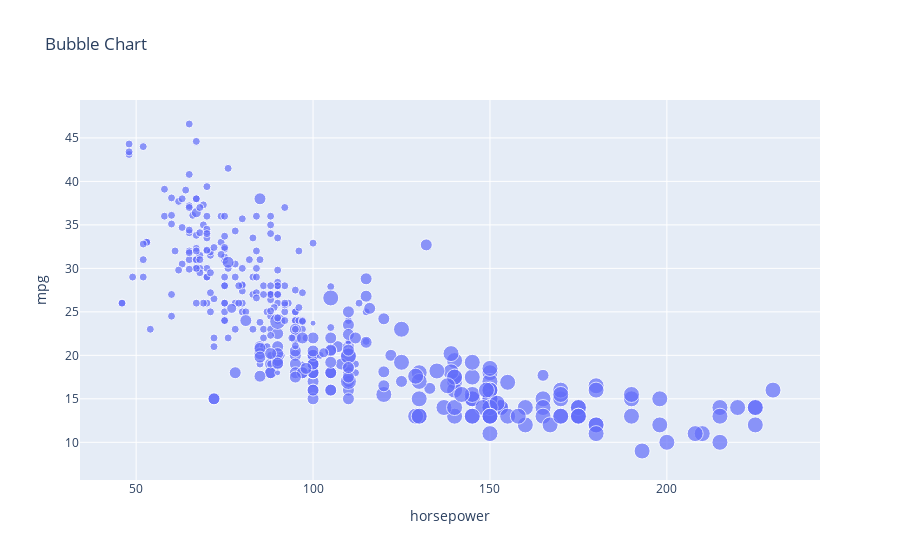

Notebook source saved alongside this figure:
### Code cell
#Bubble chart to show each car's (name) horsepower, mpg, no of cylinders. 

data = [go.Scatter(x = df['horsepower'], 
                   y = df['mpg'], 
                   text = df['name'], 
                   mode = 'markers', 
                   marker = dict(size = 2*df['cylinders']))]

layout = go.Layout(title = 'Bubble Chart', 
                  xaxis = dict(title = 'horsepower'), 
                  yaxis = dict(title = 'mpg'))

fig = go.Figure(data = data, layout = layout)

iplot(fig)

### Figure 1 — Plotly figure (JSON) as saved in the notebook; plotly's stock layout.template omitted (floating-point values rounded to 4 significant figures; data arrays with more than 128 entries replaced by an {"elided": "..."} marker saying what was removed)
{"data": [{"marker": {"size": {"elided": "398 int values"}}, "mode": "markers", "text": {"elided": "398 str values"}, "type": "scatter", "x": {"elided": "398 str values"}, "y": {"elided": "398 float values"}}], "layout": {"title": {"text": "Bubble Chart"}, "xaxis": {"title": {"text": "horsepower"}}, "yaxis": {"title": {"text": "mpg"}}}}
